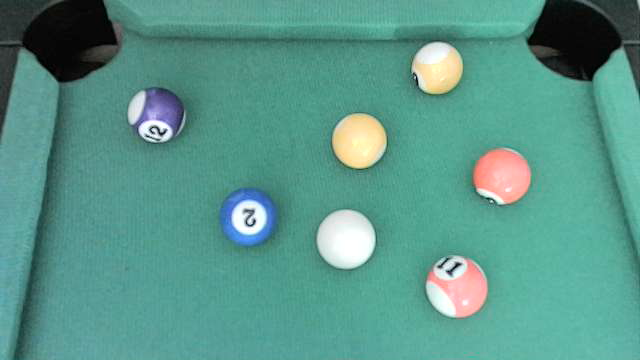
#> input picture Resources/blue_example.png, 640 x 360 px
$ python -i FindCircles.py   (imports and definitions only)
#> lines starting #> are read from the running program, lines starting #| are printed output that depends on the picture; after the words box and inside, x2 and y2 are one past the last pixel; in counts of white or black regions, pixels touching at a corner belong together
#> further down, picture is the input picture: shape (360, 640, 3); mean B, G, R 138.3, 150.3, 88.7
# needs to be changed for optimised return

import cv2
import numpy as np
from Functions.PixelsDistance import pixels_distance


def find_circles(img, show_image=True, hough_param1=4.5, hough_param2=15, pockets=None,
                 hough_min_radius=20, hough_max_radius=30):
    # ==============================================================================================================
    # Function find_circles
    # -recognises the number of circles and returns their locations and radii in a mask
    #
    # INPUT - cv2.imread(pathToImage), or, video frame
    #
    # OUTPUT - circles
    #        - cv2.mask of x, y locations and radii
    #
    # OUTPUT USED - as input to get_ball_colour
    #
    # ==============================================================================================================

#> called with show_image = True, hough_param1 = 4.5, hough_param2 = 15, hough_min_radius = 20, hough_max_radius = 30
    output = img.copy()
    # cimg = img.copy()
    # cimg = cv2.medianBlur(img, 6)
    cimg = cv2.GaussianBlur(img, (5, 5), 10)

    cimg = cv2.cvtColor(cimg, cv2.COLOR_BGR2YUV)
#> cimg: shape (360, 640, 3); mean of channels 0, 1, 2 130.5, 131.7, 91.4
    cimg[..., 0] = cimg[..., 0] * 1
    cimg = cv2.cvtColor(cimg, cv2.COLOR_YUV2BGR)
    if show_image is True:
        cv2.imshow("test", cimg)
        # cv2.waitKey(0)
    cimg = cv2.cvtColor(cimg, cv2.COLOR_BGR2GRAY)
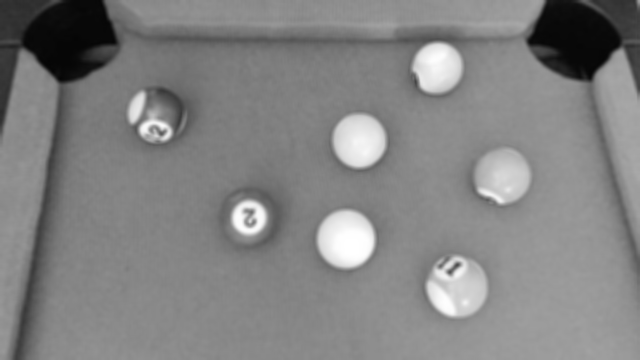
#> cimg: shape (360, 640); min 5, max 255, mean 130.5
    cimg = cv2.adaptiveThreshold(cimg, 255, cv2.ADAPTIVE_THRESH_MEAN_C, cv2.THRESH_BINARY, 11, 2)
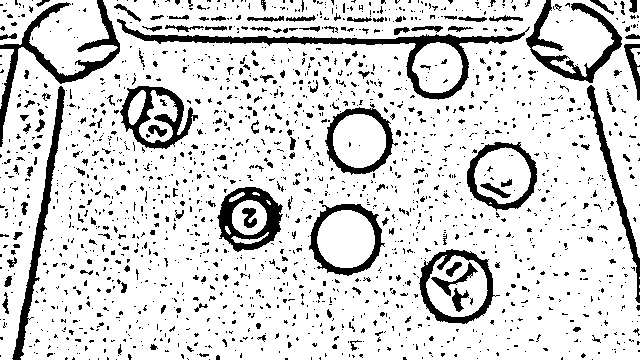
#> cimg: shape (360, 640); 84.2% white; 1762 black regions (1580 under 20 px), largest, box (x1, y1, x2, y2) and area: (117, 19, 530, 100) 3428, (0, 0, 120, 147) 2460, (12, 86, 65, 360) 1999
    kernel = np.ones((1, 1), np.uint8)
    cimg = cv2.erode(cimg, kernel, iterations=1)
    kernel = np.ones((3, 3), np.uint8)
    cimg = cv2.dilate(cimg, kernel, iterations=1)
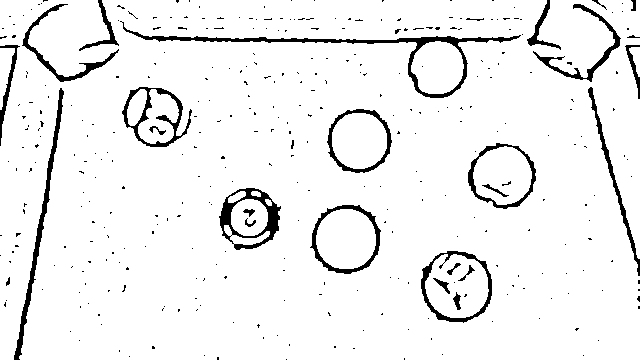
#> cimg: shape (360, 640); 94% white; 360 black regions (332 under 20 px), largest, box (x1, y1, x2, y2) and area: (120, 21, 521, 98) 2042, (14, 88, 64, 360) 1295, (219, 188, 281, 250) 1217
    if show_image is True:
        cv2.imshow("adaptive thresh", cimg)
        # [11 lines of commented-out code are left out]

    circles = cv2.HoughCircles(cimg, cv2.HOUGH_GRADIENT, hough_param1, hough_param2, minRadius=hough_min_radius,
                               maxRadius=hough_max_radius)
#> circles = 13 rows, first 8: [438.8, 65.25, 27.2], [249.8, 218.2, 27.2], [357.8, 137.2, 27.2], [506.2, 173.2, 27.2], [150.8, 110.2, 27.2], [461.2, 294.8, 27.2], [587.2, 42.75, 27.2], [56.25, 38.25, 27.2]

    # print(len(circles[0, :]))
    # ensure at least some circles were found
    if circles is not None:
        # convert the (x, y) coordinates and radius of the circles to integers
        rounded_circles = np.round(circles[0, :]).astype("int")
#> rounded_circles = 13 rows, first 8: [439, 65, 27], [250, 218, 27], [358, 137, 27], [506, 173, 27], [151, 110, 27], [461, 295, 27], [587, 43, 27], [56, 38, 27]
        rounded_circles = list(rounded_circles)
#> rounded_circles = [[439, 65, 27], [250, 218, 27], [358, 137, 27], [506, 173, 27], [151, 110, 27], [461, 295, 27], [587, 43, 27], [56, 38, 27], [34, 88, 27], [349, 245, 27], [448, 286, 27], [461, 277, 22], [614, 83, 27]]
        # print(rounded_circles)

        # remove pockets from the circles found
        indexes_to_remove = []
        pockets_x = []
        pockets_y = []
        if pockets is not None:
            for pocket in pockets:
                pockets_x.append(pocket[0][0])
                pockets_y.append(pocket[0][1])
            pockets_xmin = min(pockets_x)
            pockets_xmax = max(pockets_x)
            pockets_ymin = min(pockets_y)
            pockets_ymax = max(pockets_y)
            # [4 lines of commented-out code are left out]

            for i in range(len(rounded_circles)):
                circle_xy = (rounded_circles[i][0], rounded_circles[i][1])
                if (circle_xy[0] <= pockets_xmin+10) or (circle_xy[0] >= pockets_xmax-10):
                    indexes_to_remove.append(i)
                elif (circle_xy[1] <= pockets_ymin+10) or (circle_xy[1] >= pockets_ymax-10):
                    indexes_to_remove.append(i)

            indexes_to_remove.reverse()
            # print('indexes to remove: ', indexes_to_remove)
            for index in indexes_to_remove:
                rounded_circles.pop(index)

            indexes_to_remove = []
            for i in range(len(rounded_circles)):
                removed_flag = False
                circle_xy = (rounded_circles[i][0], rounded_circles[i][1])
                for pocket in pockets:
                    if pixels_distance(circle_xy, pocket[0]) <= pocket[1]:
                        indexes_to_remove.append(i)
                        removed_flag = True
                if removed_flag is True:
                    continue

            indexes_to_remove.reverse()
            # print('indexes to remove: ', indexes_to_remove)
            for index in indexes_to_remove:
                rounded_circles.pop(index)

        if show_image is True:
            # loop over the (x, y) coordinates and radius of the circles
            for (x, y, r) in rounded_circles:
                # draw the circle in the output image, then draw a rectangle
                # corresponding to the center of the circle
                # print(f'x: {x}, y: {y}')
                cv2.circle(output, (x, y), r, (0, 255, 0), 4)
                cv2.rectangle(output, (x - 5, y - 5), (x + 5, y + 5), (0, 128, 255), -1)
#> this loop made 13 passes
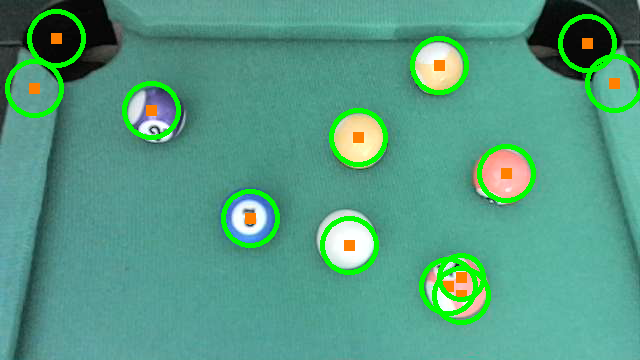
#> output: shape (360, 640, 3); 5.19% of pixels changed, all inside (x1, y1, x2, y2) = (5, 9, 640, 325)
            cv2.imshow("output", output)
            cv2.waitKey(0)

        return rounded_circles
    else:
        print("No circles detected")
        # return circles

>>> import cv2
>>> picture = cv2.imread('../Resources/blue_example.png')
>>> result = find_circles(picture)
#> result has the same summary as rounded_circles in find_circles
